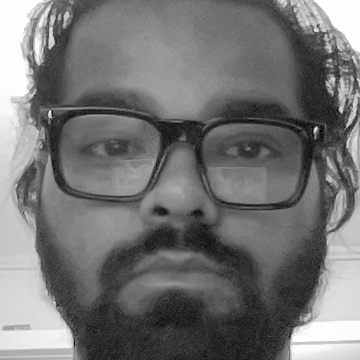
#> input picture ar-phase3-glasses-client/scripts/dataset/satish/000.png, 360 x 360 px; its folder holds only this picture in this run
$ python evaluate_embeddings.py
#> lines starting #> are read from the running program, lines starting #| are printed output that depends on the picture
### ar-phase3-glasses-client/glasses_client/embedding_v2.py
"""
Face embedding v2 — replaces Phase 3's hash-based stub with an actual
image-derived feature vector, built entirely from libraries already
available offline (opencv, numpy). No network or model download required
to run this.

Two stages, both real:

  1. Detection: OpenCV's bundled Haar cascade (haarcascade_frontalface_default.xml,
     ships inside the opencv-python wheel — no download needed) finds the
     largest face in a frame and returns its crop.

  2. Feature extraction: a hand-rolled Local Binary Pattern (LBP) histogram
     over a grid of cells on the cropped, grayscale face. LBP is a real,
     well-established texture descriptor (used in production face-recognition
     systems for over a decade) — this is genuinely computing features from
     pixel content, not deriving a vector from an ID string.

Honesty about where this sits: LBP-histogram matching is a classical
baseline. It's a legitimate step up from a hash stub and is fine for
early testing at a single small-to-medium event, but a production launch
should upgrade to a modern deep embedding (ArcFace/FaceNet-style, via
OnnxEmbeddingExtractor below) once the Applied ML lead has model weights —
this two-stage structure (detect -> extract) doesn't change either way,
only what implements extract().

See test_embedding_v2.py for what's actually been verified here (histogram
math, determinism, sensitivity to different textures) versus what hasn't
(detection accuracy against a real face dataset — untestable in a sandbox
with no camera or network to fetch sample photos).
"""
from __future__ import annotations

from dataclasses import dataclass
from typing import List, Optional, Tuple

import cv2
import numpy as np

FACE_SIZE = 96          # crop is resized to FACE_SIZE x FACE_SIZE before LBP
GRID = 6                 # GRID x GRID cells across the face
LBP_BINS = 59             # uniform-LBP has 59 distinct patterns for 8-neighbor LBP


@dataclass
class DetectedFace:
    x: int
    y: int
    w: int
    h: int
    crop_gray: np.ndarray  # grayscale, NOT yet resized


class FaceDetector:
    """Wraps OpenCV's bundled Haar cascade. No model download required."""

    # [17 lines left out: functions __init__, detect_largest, not called in this run]


def _uniform_lbp_lookup() -> np.ndarray:
    """
    Precomputes the 256 -> 59-bin uniform-LBP mapping. A pattern is "uniform"
    if it has at most 2 bitwise transitions going around the 8-bit circular
    code; uniform patterns get their own bin (58 of them), everything else
    collapses into bin 58. This is the standard uniform-LBP reduction used
    to keep histograms compact and mildly rotation-tolerant.
    """
    table = np.zeros(256, dtype=np.uint8)
    next_bin = 0
    for code in range(256):
        bits = [(code >> i) & 1 for i in range(8)]
        transitions = sum(bits[i] != bits[(i + 1) % 8] for i in range(8))
        if transitions <= 2:
            table[code] = next_bin
            next_bin += 1
        else:
            table[code] = 58  # non-uniform bucket
    return table


_LBP_TABLE = _uniform_lbp_lookup()


def _lbp_image(gray: np.ndarray) -> np.ndarray:
    """Standard 8-neighbor, radius-1 LBP code per pixel (vectorized with numpy)."""
    h, w = gray.shape
    center = gray[1:h - 1, 1:w - 1].astype(np.int16)
    offsets = [(-1, -1), (-1, 0), (-1, 1), (0, 1), (1, 1), (1, 0), (1, -1), (0, -1)]
    code = np.zeros_like(center, dtype=np.uint8)
    for bit, (dy, dx) in enumerate(offsets):
        neighbor = gray[1 + dy:h - 1 + dy, 1 + dx:w - 1 + dx].astype(np.int16)
        code |= ((neighbor >= center).astype(np.uint8)) << bit
    return code


def lbp_histogram(gray: np.ndarray, grid: int = GRID) -> List[float]:
    """
    Resizes to FACE_SIZE x FACE_SIZE, computes the LBP code image, then a
    concatenated uniform-LBP histogram per grid cell (this is what gives the
    descriptor some spatial structure instead of one global texture blob).
    Output length is grid*grid*LBP_BINS and is L2-normalized.
    """
    resized = cv2.resize(gray, (FACE_SIZE, FACE_SIZE))
    codes = _uniform_lbp_lookup_apply(_lbp_image(resized))
    cell = FACE_SIZE // grid
    hist = []
    for gy in range(grid):
        for gx in range(grid):
            cell_codes = codes[gy * cell:(gy + 1) * cell, gx * cell:(gx + 1) * cell]
            h, _ = np.histogram(cell_codes, bins=LBP_BINS, range=(0, LBP_BINS))
            hist.extend(h.astype(np.float64))
    vec = np.array(hist, dtype=np.float64)
    norm = np.linalg.norm(vec)
    if norm > 0:
        vec = vec / norm
    return vec.tolist()


def _uniform_lbp_lookup_apply(code_image: np.ndarray) -> np.ndarray:
    return _LBP_TABLE[code_image]


# [11 lines left out: function extract, not called in this run]


_detector_singleton: Optional[FaceDetector] = None


# [5 lines left out: function _get_detector, not called in this run]


# --- Swap point for a real deep embedding model ------------------------------
class OnnxEmbeddingExtractor:
    """
    Loads an ArcFace/FaceNet-style ONNX model and runs inference via
    onnxruntime (already available in this environment — only the model
    weights are missing, since fetching them needs network access this
    sandbox doesn't have).

    Usage once you have a model file (e.g. a public ArcFace .onnx export):

        extractor = OnnxEmbeddingExtractor("arcface_r100.onnx")
        vector = extractor.extract(face_crop_bgr)  # -> List[float], typically 512-d

    This is NOT wired into extract() above by default — swapping it in is a
    one-line change once a model file is available:
    replace the `lbp_histogram(face.crop_gray)` call in extract() with
    `OnnxEmbeddingExtractor(...).extract(face.crop_gray_or_color)`.
    """

    # [14 lines left out: functions __init__, extract, not called in this run]

### ar-test-infra/scripts/evaluate_embeddings.py
"""
Computes real false-accept-rate (FAR) / false-reject-rate (FRR) numbers from
a dataset captured with capture_dataset.py — this is the number that was
genuinely unverifiable in the sandbox (no camera, no real faces).

Genuine pairs = two images of the same label (should match: high similarity).
Impostor pairs = two images of different labels (should NOT match: low similarity).

Sweeps candidate `min_similarity` thresholds and reports FAR/FRR at each, plus
the threshold closest to equal-error-rate (FAR == FRR) as a starting
recommendation for Phase 2's /match `min_similarity` parameter.

Usage:
    python3 scripts/evaluate_embeddings.py --dataset dataset/
"""
from __future__ import annotations

import argparse
import itertools
import sys
from pathlib import Path
from typing import Dict, List, Tuple

import cv2
import numpy as np

_SIBLING = Path(__file__).resolve().parents[2] / "ar-phase3-glasses-client"
if _SIBLING.exists():
    sys.path.insert(0, str(_SIBLING))

try:
    from glasses_client.embedding_v2 import lbp_histogram
except ImportError:
    print(
        "Couldn't import glasses_client.embedding_v2 — make sure "
        "ar-phase3-glasses-client/ is unpacked next to this test-infra folder."
    )
    sys.exit(1)


def load_embeddings(dataset_dir: Path) -> Dict[str, List[List[float]]]:
    """dataset_dir/<label>/*.png -> {label: [embedding, embedding, ...]}"""
    by_label: Dict[str, List[List[float]]] = {}
    for label_dir in sorted(p for p in dataset_dir.iterdir() if p.is_dir()):
        embeddings = []
        for img_path in sorted(label_dir.glob("*.png")):
            gray = cv2.imread(str(img_path), cv2.IMREAD_GRAYSCALE)
#> gray is the input picture: shape (360, 360); min 0, max 255, mean 115.6
            if gray is None:
                continue
            embeddings.append(lbp_histogram(gray))
#> in lbp_histogram, `resized = cv2.resize(gray, (FACE_SIZE, FACE_SIZE))`:
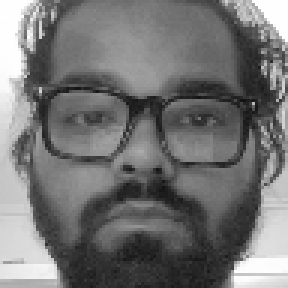
#> resized: shape (96, 96) (shown 3 times larger); min 18, max 255, mean 115.5
#> in _lbp_image, `center = gray[1:h - 1, 1:w - 1].astype(np.int16)`:
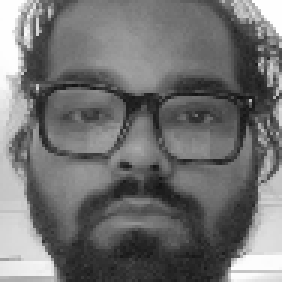
#> center: shape (94, 94) int16 (shown 3 times larger); min 18, max 255, mean 113.3
#> the loop in _lbp_image, `for bit, (dy, dx) in enumerate(offsets):` made 8 passes
#> pass 1, in _lbp_image, `neighbor = gray[1 + dy:h - 1 + dy, 1 + dx:w - 1 + dx].astype(np.int16)`:
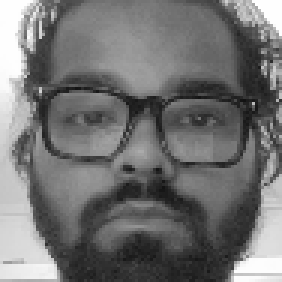
#> neighbor: shape (94, 94) int16 (shown 3 times larger); min 18, max 255, mean 114.1
#> pass 1, in _lbp_image, `code |= ((neighbor >= center).astype(np.uint8)) << bit`:
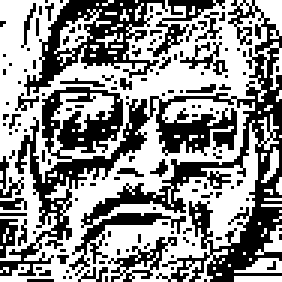
#> code: shape (94, 94) (shown 3 times larger); values 0 (black) and 1 (white), 55.9% white; black in thin lines or dots
#> pass 2, in _lbp_image, `neighbor = gray[1 + dy:h - 1 + dy, 1 + dx:w - 1 + dx].astype(np.int16)`:
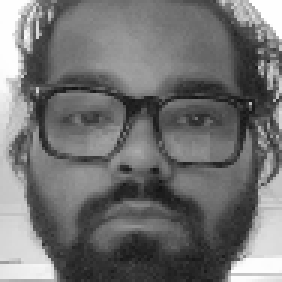
#> neighbor: shape (94, 94) int16 (shown 3 times larger); min 18, max 255, mean 113.7
#> after the loop in _lbp_image, `for bit, (dy, dx) in enumerate(offsets):`:
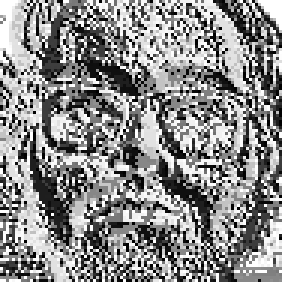
#> code: shape (94, 94) (shown 3 times larger); min 0, max 255, mean 138.5
#> in _uniform_lbp_lookup_apply, `return _LBP_TABLE[code_image]`:
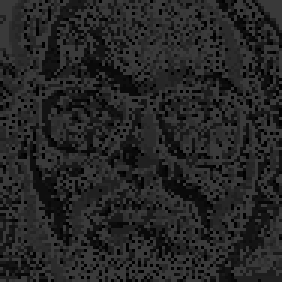
#> returned value: shape (94, 94) (shown 3 times larger); min 0, max 58, mean 37.1
#> after the loop in lbp_histogram, `for gy in range(grid):`: hist = 2124 values, max 81 at index 1946, min 0 at index 4, mean 4.16
#> in lbp_histogram, `vec = np.array(hist, dtype=np.float64)`: vec has the same summary as hist
#> in lbp_histogram, `norm = np.linalg.norm(vec)`: norm = 428.7
#> in lbp_histogram, `vec = vec / norm`: vec = 2124 values, max 0.189 at index 1946, min 0 at index 4, mean 0.0097
        if embeddings:
            by_label[label_dir.name] = embeddings
#> pass 2 of the loop in load_embeddings, `for label_dir in sorted(p for p in dataset_dir.iterdir() if p.is_dir()):`:
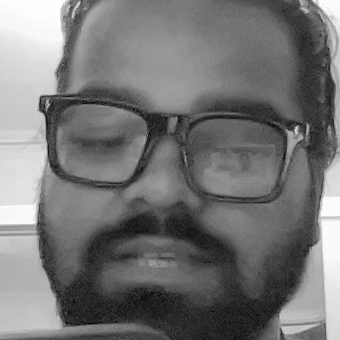
#> input picture ar-phase3-glasses-client/scripts/dataset/sid/000.png, 340 x 340 px
#> in load_embeddings, gray is the input picture: shape (340, 340); min 0, max 255, mean 116.7
#> the loop in _lbp_image (call 2), `for bit, (dy, dx) in enumerate(offsets):` made 8 passes
#> pass 1, in _lbp_image (call 2), `code |= ((neighbor >= center).astype(np.uint8)) << bit`:
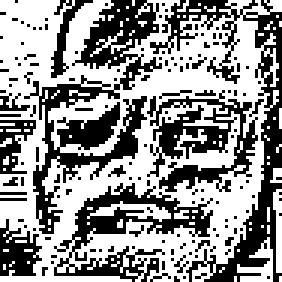
#> code: shape (94, 94) (shown 3 times larger); values 0 (black) and 1 (white), 57.3% white; black in thin lines or dots
#> in _uniform_lbp_lookup_apply (call 2), `return _LBP_TABLE[code_image]`:
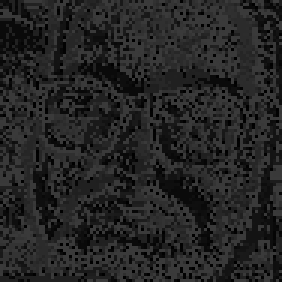
#> returned value: shape (94, 94) (shown 3 times larger); min 0, max 58, mean 36.3
    return by_label


def cosine(a: List[float], b: List[float]) -> float:
    a, b = np.array(a), np.array(b)
    na, nb = np.linalg.norm(a), np.linalg.norm(b)
    return float(a @ b / (na * nb)) if na and nb else 0.0


def build_pairs(by_label: Dict[str, List[List[float]]]) -> Tuple[List[float], List[float]]:
    genuine, impostor = [], []
    labels = list(by_label.keys())

    for label, embs in by_label.items():
        for a, b in itertools.combinations(embs, 2):
            genuine.append(cosine(a, b))

    for l1, l2 in itertools.combinations(labels, 2):
        for a in by_label[l1]:
            for b in by_label[l2]:
                impostor.append(cosine(a, b))

    return genuine, impostor


def sweep_thresholds(genuine: List[float], impostor: List[float]) -> None:
    print(f"\n{len(genuine)} genuine pairs, {len(impostor)} impostor pairs\n")
    print(f"{'threshold':>10} {'FAR':>8} {'FRR':>8}")
    best_t, best_gap = None, float("inf")
    for t in np.arange(0.50, 1.001, 0.02):
        far = sum(1 for s in impostor if s >= t) / len(impostor) if impostor else 0.0
        frr = sum(1 for s in genuine if s < t) / len(genuine) if genuine else 0.0
        print(f"{t:>10.2f} {far:>8.2%} {frr:>8.2%}")
        gap = abs(far - frr)
        if gap < best_gap:
            best_gap, best_t = gap, t

    print(f"\nRecommended starting min_similarity (closest to equal-error-rate): {best_t:.2f}")
    print("Use this as a starting point for Phase 2's /match min_similarity, not a final answer —")
    print("re-run this with a larger, more diverse dataset before trusting it for a real pilot.")


if __name__ == "__main__":
    parser = argparse.ArgumentParser()
    parser.add_argument("--dataset", default="dataset", help="Dataset root (same --out used in capture_dataset.py)")
    args = parser.parse_args()

    dataset_dir = Path(args.dataset)
    if not dataset_dir.exists():
        print(f"No dataset found at {dataset_dir}. Run capture_dataset.py first.")
        sys.exit(1)

    by_label = load_embeddings(dataset_dir)
    if len(by_label) < 2:
        print(f"Found {len(by_label)} labeled person(s) — need at least 2 different people "
              f"to compute impostor pairs. Capture at least one more person.")
        sys.exit(1)

    genuine, impostor = build_pairs(by_label)
    sweep_thresholds(genuine, impostor)
